Frame 1 (no input): blank canvas, image omitted
Frame 60 (no input): blank canvas, image omitted
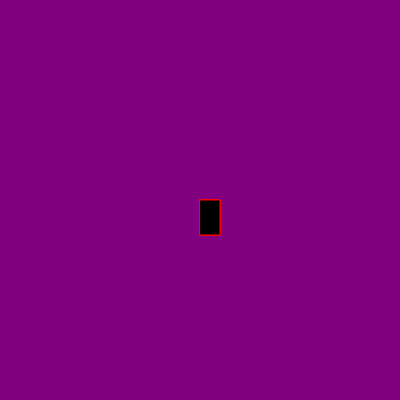
Frame 120 (the mouse pressed at the canvas centre since frame 60)

The p5.js sketch whose frames 1 and 60 were blank and that drew this single picture after the mouse press (run headless with seeded random() and noise() and a simulated clock; from frame 60 on, the mouse is pressed at the canvas centre):

// p5.js sketch
// ── sketch.js
function setup() {
    createCanvas(400, 400);
    background("purple");
  }
  
  function draw() {
    stroke("red");
    fill("black");
  
    // console.log(mouseIsPressed)
  
    if (mouseIsPressed) {
      rect(mouseX, mouseY, 20, 35);
    }
  }
